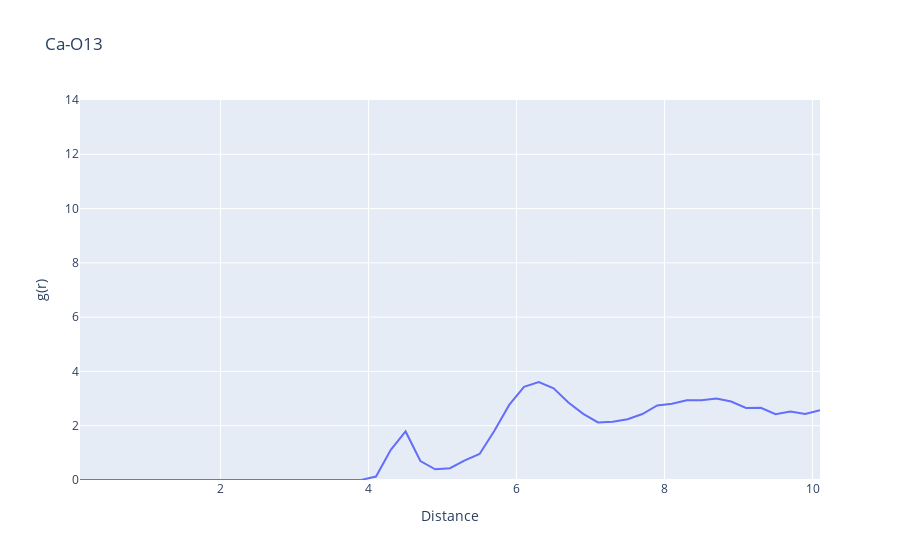

Notebook code for this chart:
### Code cell
data = pd.read_table("RDF_CA_O13_Unprot_TOCL2.dat", names=["Distance","g(r)"], sep = " ", index_col=False)
fig = px.line(data, x = "Distance", y= "g(r)", title = "Ca-O13")
fig.update_layout(yaxis_range=[0,14])
fig.show()

### Figure 1 — Plotly figure (JSON) as saved in the notebook; plotly's stock layout.template omitted (floating-point values rounded to 4 significant figures)
{"data": [{"hovertemplate": "Distance=%{x}<br>g(r)=%{y}<extra></extra>", "legendgroup": "", "line": {"color": "#636efa", "dash": "solid"}, "marker": {"symbol": "circle"}, "mode": "lines", "name": "", "orientation": "v", "showlegend": false, "type": "scatter", "x": [0.1, 0.3, 0.5, 0.7, 0.9, 1.1, 1.3, 1.5, 1.7, 1.9, 2.1, 2.3, 2.5, 2.7, 2.9, 3.1, 3.3, 3.5, 3.7, 3.9, 4.1, 4.3, 4.5, 4.7, 4.9, 5.1, 5.3, 5.5, 5.7, 5.9, 6.1, 6.3, 6.5, 6.7, 6.9, 7.1, 7.3, 7.5, 7.7, 7.9, 8.1, 8.3, 8.5, 8.7, 8.9, 9.1, 9.3, 9.5, 9.7, 9.9, 10.1], "xaxis": "x", "y": [0, 0, 0, 0, 0, 0, 0, 0, 0, 0, 0, 0, 0, 0, 0, 0, 0, 0, 0, 0, 0.1287, 1.112, 1.79, 0.6979, 0.3941, 0.4368, 0.7222, 0.9567, 1.815, 2.766, 3.431, 3.605, 3.38, 2.856, 2.437, 2.12, 2.147, 2.241, 2.431, 2.748, 2.807, 2.941, 2.939, 3.005, 2.892, 2.655, 2.661, 2.422, 2.521, 2.429, 2.567], "yaxis": "y"}], "layout": {"legend": {"tracegroupgap": 0}, "title": {"text": "Ca-O13"}, "xaxis": {"anchor": "y", "domain": [0, 1], "title": {"text": "Distance"}}, "yaxis": {"anchor": "x", "domain": [0, 1], "range": [0, 14], "title": {"text": "g(r)"}}}}
